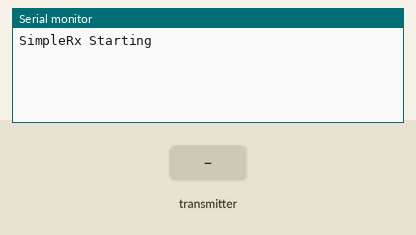
A sketch run on a simulated Arduino Uno, built with avr-gcc and run on an emulated ATmega328P. Shown: the last lines printed to the serial monitor. The test bench sets the inputs (shaded band). No radio packets arrive unless stated.

Above: at 1.2 s.
1.3 s: the transmitter starts sending ldr_1 = 0
At 1.37 s:
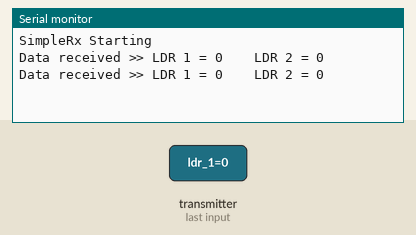
3.2 s: the transmitter starts sending ldr_2 = 256
At 3.27 s:
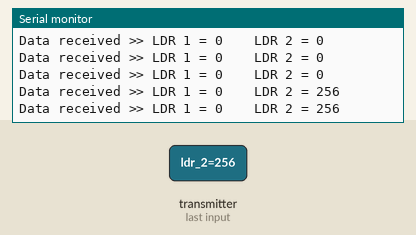
6.2 s: the transmitter starts sending ldr_1 = 256
At 6.42 s:
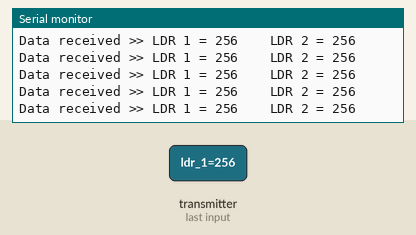
9.2 s: the transmitter starts sending ldr_2 = 0
At 9.24 s:
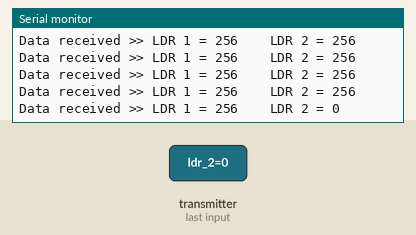
12.2 s: the transmitter starts sending ldr_1 = 1023
At 12.37 s:
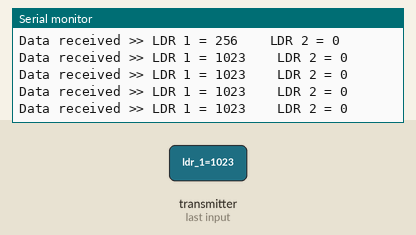
Timing chart, 0 to 15.2 s (numbered marks = the images above; inputs shaded):
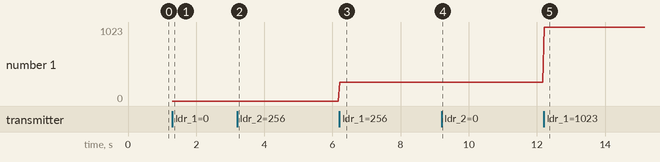

Measured:
- after the input at 1.3 s, the serial monitor: prints a new line at once (image 1)
- after the input at 3.2 s, the serial monitor: prints a new line at once (image 2)
- after the input at 6.2 s, the serial monitor: prints a new line at once (image 3)
- after the input at 9.2 s, the serial monitor: prints a new line at once (image 4)
- after the input at 12.2 s, the serial monitor: prints a new line at once (image 5)
- plotted number 1: 256 → 1023 after the input at 12.2 s

The sketch:

Vehicle_nrf24_Test_Code.ino
```cpp
// SimpleRx - the slave or the receiver

#include <SPI.h>
#include <nRF24L01.h>
#include <RF24.h>

const byte CE_PIN = 8;
const byte CSN_PIN = 10;

const byte thisSlaveAddress[5] = {'R', 'x', 'A', 'A', 'A'};

RF24 radio(CE_PIN, CSN_PIN);

struct LdrValues
{
   int ldr_1;
   int ldr_2;
} ldrValues;

bool newData = false;

//===========

void setup()
{
   Serial.begin(9600);

   Serial.println("SimpleRx Starting");

   radio.begin();
   radio.setChannel(76);  //76 library default
   //RF24_PA_MIN, RF24_PA_LOW, RF24_PA_HIGH and RF24_PA_MAX
   radio.setPALevel(RF24_PA_HIGH);
   radio.setDataRate( RF24_250KBPS );
   radio.openReadingPipe(1, thisSlaveAddress);
   radio.startListening();
}

//=============

void loop()
{
   getData();
   showData();
}

//==============

void getData()
{
   if ( radio.available() )
   {
      radio.read( &ldrValues, sizeof(ldrValues) );
      newData = true;
   }
}

void showData()
{
   if (newData == true)
   {
      Serial.print("Data received >> ");
      Serial.print("LDR 1 = ");
      Serial.print(ldrValues.ldr_1);
      Serial.print("    LDR 2 = ");
      Serial.println(ldrValues.ldr_2);
      newData = false;
   }
}
```
